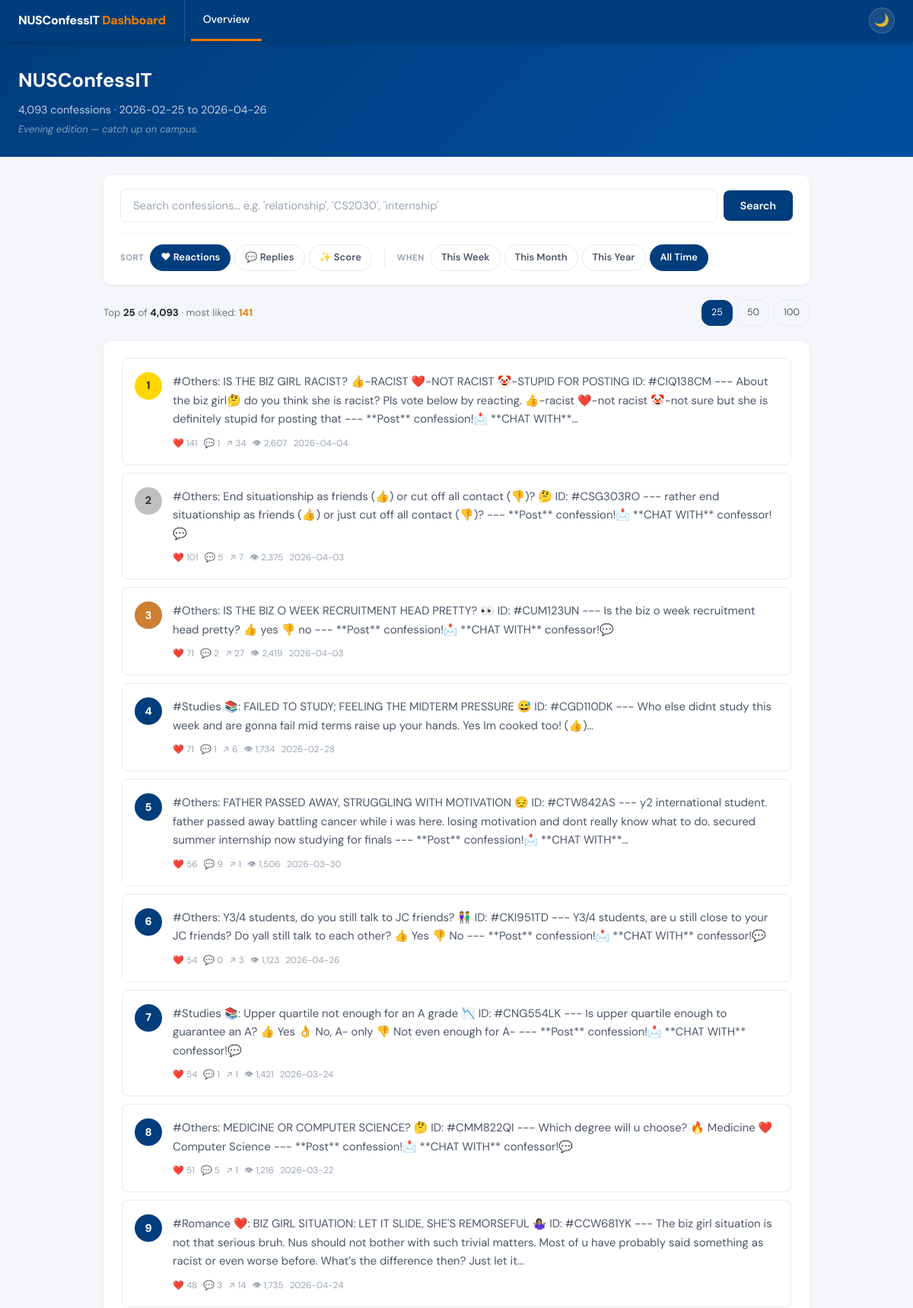
The page /?sort=reactions&range=all&n=25 (upper part) on the database its author committed.
### tables this page shows
CREATE TABLE messages (
                id INTEGER NOT NULL,
                channel TEXT NOT NULL,
                date TEXT,
                text TEXT,
                views INTEGER DEFAULT 0,
                forwards INTEGER DEFAULT 0,
                reactions_count INTEGER DEFAULT 0,
                reply_count INTEGER DEFAULT 0,
                is_reply BOOLEAN DEFAULT 0,
                reply_to_msg_id INTEGER,
                word_count INTEGER DEFAULT 0,
                char_count INTEGER DEFAULT 0,
                scraped_at TEXT, category TEXT, confession_id TEXT, title TEXT, content TEXT, llm_summary TEXT, summary_date TEXT,
                PRIMARY KEY (id, channel)
            );

### server.py (the view)
@app.route("/")
def index():
    range_key = request.args.get("range", "week")
    if range_key not in RANGES:
        range_key = "week"
    n = min(int(request.args.get("n", 25)), 200)
    sort_key = request.args.get("sort", "reactions")
    if sort_key not in SORTS:
        sort_key = "reactions"
    q = request.args.get("q", "").strip()
    days = RANGES[range_key]
    conn = _connect()
    count_q = "SELECT COUNT(*) FROM messages WHERE is_reply=0"
    params = []
    if days:
        since = (datetime.now(timezone.utc) - timedelta(days=days)).isoformat()
        count_q += " AND date >= ?"
        params.append(since)
    total = conn.execute(count_q, params).fetchone()[0]
    conn.close()
    posts = get_posts(days=days, limit=n, sort=sort_key, q=q or None)
    stats = get_overview_stats()
    monthly = get_monthly_counts()
    max_monthly = max(c for _, c in monthly) if monthly else 1
    return render_template("index.html",
        active_page="home",
        posts=posts,
        stats=stats,
        monthly=monthly,
        max_monthly=max_monthly,
        range_key=range_key,
        sort_key=sort_key,
        q=q,
        n=n,
        total=total,
    )

### server.py (called while the page is built)
def _strip_md(text: str) -> str:
    return _MD_INLINE.sub(r'\1', text)

def _connect():
    conn = sqlite3.connect(DB_PATH)
    conn.row_factory = sqlite3.Row
    return conn

def _score_expr():
    return "(reactions_count * 3 + reply_count * 2 + forwards)"

def _excerpt(text: str, max_chars: int = 300) -> str:
    text = _strip_md((text or "").strip())
    if len(text) <= max_chars:
        return text
    return text[:max_chars].rsplit(" ", 1)[0] + "…"

def _enrich(rows):
    out = []
    for r in rows:
        p = dict(r)
        p["excerpt"] = _excerpt(p.get("content") or p.get("text") or "")
        p["score"] = p.get("score", 0)
        out.append(p)
    return out

def get_posts(days=None, limit=25, sort="reactions", q=None):
    conn = _connect()
    order_expr = SORTS.get(sort, SORTS["reactions"])
    sql = f"SELECT *, {_score_expr()} AS score FROM messages WHERE is_reply=0"
    params = []
    if days:
        since = (datetime.now(timezone.utc) - timedelta(days=days)).isoformat()
        sql += " AND date >= ?"
        params.append(since)
    if q:
        like = f"%{q}%"
        sql += " AND (text LIKE ? OR title LIKE ? OR content LIKE ?)"
        params.extend([like, like, like])
    sql += f" ORDER BY {order_expr} DESC LIMIT ?"
    params.append(limit)
    rows = conn.execute(sql, params).fetchall()
    conn.close()
    return _enrich(rows)

def get_monthly_counts():
    conn = _connect()
    rows = conn.execute("""
        SELECT strftime('%Y-%m', date) as month, COUNT(*) as cnt
        FROM messages WHERE is_reply=0 AND date IS NOT NULL
        GROUP BY month ORDER BY month DESC LIMIT 18
    """).fetchall()
    conn.close()
    data = [(r["month"], r["cnt"]) for r in rows]
    data.reverse()
    return data

### templates/index.html (shortened to what this page needs)
{% extends "base.html" %}
{% block content %}
<div class="page-header">
  <h1>NUSConfessIT</h1>
  <p>{{ "{:,}".format(stats.total) }} confessions &middot; {{ stats.first_date }} to {{ stats.last_date }}</p>
  <p id="time-tagline" style="opacity:0.5; font-size:0.81rem; margin-top:4px; font-style:italic;"></p>
</div>
<div class="container">
  <div class="filter-bar">
    <form method="get" action="/">
      <div class="search-bar" style="margin-bottom:0; display:flex; align-items:center; gap:8px;">
        <input type="text" name="q" value="{{ q }}" placeholder="Search confessions… e.g. 'relationship', 'CS2030', 'internship'" />
        <button type="submit">Search</button>
      </div>
    </form>
    <div class="filter-row">
      <div class="filter-group">
        <span class="filter-label">Sort</span>
        <div class="filter-pills">
          <a href="/?sort=reactions&range={{ range_key }}&n={{ n }}{% if q %}&q={{ q|urlencode }}{% endif %}" class="{{ 'active' if sort_key == 'reactions' }}">❤ Reactions</a>
          <a href="/?sort=replies&range={{ range_key }}&n={{ n }}{% if q %}&q={{ q|urlencode }}{% endif %}" class="{{ 'active' if sort_key == 'replies' }}">💬 Replies</a>
          <a href="/?sort=score&range={{ range_key }}&n={{ n }}{% if q %}&q={{ q|urlencode }}{% endif %}" class="{{ 'active' if sort_key == 'score' }}">✨ Score</a>
        </div>
      </div>
      <div class="filter-group">
        <span class="filter-label">When</span>
        <div class="filter-pills">
          <a href="/?sort={{ sort_key }}&range=week&n={{ n }}{% if q %}&q={{ q|urlencode }}{% endif %}" class="{{ 'active' if range_key == 'week' }}">This Week</a>
          <a href="/?sort={{ sort_key }}&range=month&n={{ n }}{% if q %}&q={{ q|urlencode }}{% endif %}" class="{{ 'active' if range_key == 'month' }}">This Month</a>
          <a href="/?sort={{ sort_key }}&range=year&n={{ n }}{% if q %}&q={{ q|urlencode }}{% endif %}" class="{{ 'active' if range_key == 'year' }}">This Year</a>
          <a href="/?sort={{ sort_key }}&range=all&n={{ n }}{% if q %}&q={{ q|urlencode }}{% endif %}" class="{{ 'active' if range_key == 'all' }}">All Time</a>
        </div>
      </div>
    </div>
  </div>
  <div style="display:flex; justify-content:space-between; align-items:center; flex-wrap:wrap; gap:12px; margin-bottom:20px;">
    <p class="results-meta" style="margin:0;">
      {% if q %}
        <strong>{{ posts|length }}</strong> results for <strong>"{{ q }}"</strong>
        &middot; <a href="/?sort={{ sort_key }}&range={{ range_key }}&n={{ n }}" class="link-blue" style="font-size:0.83rem;">clear</a>
      {% else %}
        Top <strong>{{ n }}</strong> of <strong>{{ "{:,}".format(total) }}</strong>
        {% if posts %}
          {% if sort_key == 'reactions' %}&middot; most liked: <strong style="color:var(--orange);">{{ posts[0].reactions_count }}</strong>
          {% elif sort_key == 'replies' %}&middot; most discussed: <strong style="color:var(--orange);">{{ posts[0].reply_count }}</strong>
          {% else %}&middot; best score: <strong style="color:var(--orange);">{{ posts[0].score }}</strong>
          {% endif %}
        {% endif %}
      {% endif %}
    </p>
    <div style="display:flex; gap:6px;">
      <a href="/?range={{ range_key }}&sort={{ sort_key }}&n=25{% if q %}&q={{ q|urlencode }}{% endif %}" class="n-pill {{ 'active' if n == 25 }}">25</a>
      <a href="/?range={{ range_key }}&sort={{ sort_key }}&n=50{% if q %}&q={{ q|urlencode }}{% endif %}" class="n-pill {{ 'active' if n == 50 }}">50</a>
      <a href="/?range={{ range_key }}&sort={{ sort_key }}&n=100{% if q %}&q={{ q|urlencode }}{% endif %}" class="n-pill {{ 'active' if n == 100 }}">100</a>
    </div>
  </div>
  <div class="card">
    {% for p in posts %}
    <a href="/post/{{ p.id }}" style="text-decoration:none; color:inherit; display:block;">
    <div class="confession-card">
      <div class="rank-num {% if loop.index == 1 %}rank-1{% elif loop.index == 2 %}rank-2{% elif loop.index == 3 %}rank-3{% endif %}">{{ loop.index }}</div>
      <div class="c-body">
        <div class="c-text">{% if q %}{{ p.excerpt | replace(q, '<mark>' ~ q ~ '</mark>') | safe }}{% else %}{{ p.excerpt }}{% endif %}</div>
        <div class="c-meta">
          <span aria-label="{{ p.reactions_count }} reactions">❤️ {{ p.reactions_count }}</span>
          <span aria-label="{{ p.reply_count }} replies">💬 {{ p.reply_count }}</span>
          <span aria-label="{{ p.forwards }} forwards">↗ {{ p.forwards }}</span>
          <span aria-label="{{ '{:,}'.format(p.views or 0) }} views">👁 {{ "{:,}".format(p.views or 0) }}</span>
          <span>{{ p.date[:10] }}</span>
        </div>
      </div>
    </div>
    </a>
    {% else %}
    <div class="empty">{% if q %}Nothing found for "{{ q }}" — try a broader term or a different time range.{% else %}Quiet {{ 'week' if range_key == 'week' else 'month' if range_key == 'month' else 'year' if range_key == 'year' else 'archive' }}. Everyone's studying (probably).{% endif %}</div>
    {% endfor %}
  </div>
</div>
{% endblock %}

### templates/base.html (style rules this page uses)
:root { --bg: #f4f6f9; --surface: #ffffff; --surface-alt: #f8f9fb; --surface-mid: #eef1f6; --text-1: #1e2428; --text-2: #4a5568; --text-3: #6b7a8e; --text-muted: #9aa5b4; --border: #e6eaf0; --border-light: #f0f2f6; --blue: #003D7C; --blue-mid: #00509E; --blue-light: #e8f0fe; --orange: #EF7C00; --mark-bg: #fff3cc; --shadow-sm: 0 1px 4px rgba(0,0,0,0.07); --shadow-md: 0 2px 10px rgba(0,0,0,0.09); --tc: background-color 0.22s ease, color 0.22s ease, border-color 0.22s ease, box-shadow 0.22s ease; }
*, *::before, *::after { box-sizing: border-box; margin: 0; padding: 0; }
body { font-family: "DM Sans", -apple-system, BlinkMacSystemFont, "Segoe UI", sans-serif; background: var(--bg); color: var(--text-1); line-height: 1.6; transition: var(--tc); }
.page-header { background: linear-gradient(135deg, #003D7C 0%, #00509E 100%); color: #fff; padding: 32px 24px 26px; }
.page-header h1 { font-size: 1.6rem; font-weight: 700; }
.page-header p { opacity: 0.75; margin-top: 6px; font-size: 0.9rem; }
.container { max-width: 960px; margin: 0 auto; padding: 24px 16px 60px; }
.card { background: var(--surface); border-radius: 10px; padding: 22px 24px; box-shadow: var(--shadow-sm); margin-bottom: 20px; transition: var(--tc); }
.confession-card { border: 1px solid var(--border); border-radius: 8px; padding: 18px 16px; margin-bottom: 10px; display: flex; gap: 14px; align-items: flex-start; background: var(--surface); transition: box-shadow 0.15s, background-color 0.22s, border-color 0.22s; animation: cardIn 0.32s cubic-bezier(0.22, 1, 0.36, 1) both; }
.confession-card:nth-child(1) { animation-delay: 0ms; }
.rank-num { flex-shrink: 0; width: 36px; height: 36px; border-radius: 50%; display: flex; align-items: center; justify-content: center; font-weight: 800; font-size: 0.9rem; color: #fff; background: var(--blue); transition: transform 0.28s cubic-bezier(0.22, 1, 0.36, 1); }
.rank-1 { background: #FFD700; color: #333; }
.rank-2 { background: #C0C0C0; color: #333; }
.rank-3 { background: #CD7F32; }
.c-body { flex: 1; min-width: 0; }
.c-text { font-size: 0.93rem; color: var(--text-2); line-height: 1.65; }
.c-meta { margin-top: 10px; display: flex; gap: 8px; flex-wrap: wrap; font-size: 0.74rem; color: var(--text-muted); align-items: center; }
.search-bar { display: flex; gap: 10px; margin-bottom: 0; }
.search-bar input { flex: 1; padding: 11px 16px; border: 1.5px solid var(--border); border-radius: 8px; font-size: 0.92rem; outline: none; font-family: inherit; background: var(--surface); color: var(--text-1); transition: border-color 0.15s, background 0.22s; }
.search-bar input::placeholder { color: var(--text-muted); }
.search-bar button { background: var(--blue); color: #fff; border: none; padding: 11px 22px; border-radius: 8px; font-weight: 600; cursor: pointer; font-size: 0.88rem; font-family: inherit; transition: background 0.15s, transform 0.12s cubic-bezier(0.22,1,0.36,1); }
.results-meta { font-size: 0.83rem; color: var(--text-3); margin-bottom: 20px; }
.results-meta strong { color: var(--text-1); }
.n-pill { text-decoration: none; font-size: 0.78rem; padding: 6px 12px; border-radius: 12px; border: 1.5px solid var(--border); color: var(--text-2); transition: all 0.15s; }
.n-pill.active { background: var(--blue); color: #fff; border-color: var(--blue); }
.filter-bar { background: var(--surface); border-radius: 10px; padding: 18px 22px; box-shadow: var(--shadow-sm); margin-bottom: 20px; transition: var(--tc); }
.filter-row { display: flex; gap: 16px; flex-wrap: wrap; margin-top: 14px; padding-top: 14px; border-top: 1px solid var(--border-light); align-items: center; }
.filter-group { display: flex; align-items: center; gap: 8px; flex-wrap: wrap; }
.filter-label { font-size: 0.7rem; font-weight: 700; text-transform: uppercase; letter-spacing: 0.5px; color: var(--text-muted); white-space: nowrap; }
.filter-pills { display: flex; gap: 5px; flex-wrap: wrap; }
.filter-pills a { text-decoration: none; padding: 6px 13px; border-radius: 20px; font-size: 0.81rem; font-weight: 600; color: var(--text-2); border: 1.5px solid var(--border); transition: all 0.15s; white-space: nowrap; }
.filter-pills a.active { background: var(--blue); color: #fff; border-color: var(--blue); }

### rows shown on the page
messages: reactions_count "141", excerpt "#Others: IS THE BIZ GIRL RACIST? 👍-RACIST ❤️-NOT RACIST 🤡-STUPID FOR POSTING ID: #CIQ138CM --- About the biz girl🤔 do you think she is racist? Pls vote below by reacting. 👍-racist ❤️-not racist 🤡-not sure but she is definitely stupid for posting that --- **Post** confession!📩 **CHAT WITH**…", reply_count "1", forwards "34", views "2,607", date "2026-04-04"
messages: excerpt "#Others: End situationship as friends (👍) or cut off all contact (👎)? 🤔 ID: #CSG303RO --- rather end situationship as friends (👍) or just cut off all contact (👎)? --- **Post** confession!📩 **CHAT WITH** confessor!💬", reactions_count "101", reply_count "5", forwards "7", views "2,375", date "2026-04-03"
messages: excerpt "#Others: IS THE BIZ O WEEK RECRUITMENT HEAD PRETTY? 👀 ID: #CUM123UN --- Is the biz o week recruitment head pretty? 👍 yes 👎 no --- **Post** confession!📩 **CHAT WITH** confessor!💬", reactions_count "71", reply_count "2", forwards "27", views "2,419", date "2026-04-03"
messages: excerpt "#Studies 📚: FAILED TO STUDY; FEELING THE MIDTERM PRESSURE 😅 ID: #CGD110DK --- Who else didnt study this week and are gonna fail mid terms raise up your hands. Yes Im cooked too! (👍)…", reactions_count "71", reply_count "1", forwards "6", views "1,734", date "2026-02-28"
messages: excerpt "#Others: FATHER PASSED AWAY, STRUGGLING WITH MOTIVATION 😔 ID: #CTW842AS --- y2 international student. father passed away battling cancer while i was here. losing motivation and dont really know what to do. secured summer internship now studying for finals --- **Post** confession!📩 **CHAT WITH**…", reactions_count "56", reply_count "9", forwards "1", views "1,506", date "2026-03-30"
messages: excerpt "#Others: Y3/4 students, do you still talk to JC friends? 👫 ID: #CKI951TD --- Y3/4 students, are u still close to your JC friends? Do yall still talk to each other? 👍 Yes 👎 No --- **Post** confession!📩 **CHAT WITH** confessor!💬", reactions_count "54", reply_count "0", forwards "3", views "1,123", date "2026-04-26"
messages: excerpt "#Studies 📚: Upper quartile not enough for an A grade 📉 ID: #CNG554LK --- Is upper quartile enough to guarantee an A? 👍 Yes 👌 No, A- only 👎 Not even enough for A- --- **Post** confession!📩 **CHAT WITH** confessor!💬", reactions_count "54", reply_count "1", forwards "1", views "1,421", date "2026-03-24"
messages: excerpt "#Others: MEDICINE OR COMPUTER SCIENCE? 🤔 ID: #CMM822QI --- Which degree will u choose? 🔥 Medicine ❤️ Computer Science --- **Post** confession!📩 **CHAT WITH** confessor!💬", reactions_count "51", reply_count "5", forwards "1", views "1,216", date "2026-03-22"
messages: excerpt "#Romance ❤️: BIZ GIRL SITUATION: LET IT SLIDE, SHE'S REMORSEFUL 🤷🏽‍♀️ ID: #CCW681YK --- The biz girl situation is not that serious bruh. Nus should not bother with such trivial matters. Most of u have probably said something as racist or even worse before. What’s the difference then? Just let it…", reactions_count "48", reply_count "3", forwards "14", views "1,735", date "2026-04-24"

### other values the page prints
{{ "{:,}".format(stats.total) }} "4,093"
{{ stats.first_date }} "2026-02-25"
{{ stats.last_date }} "2026-04-26"
{{ n }} "25"
{{ "{:,}".format(total) }} "4,093"
